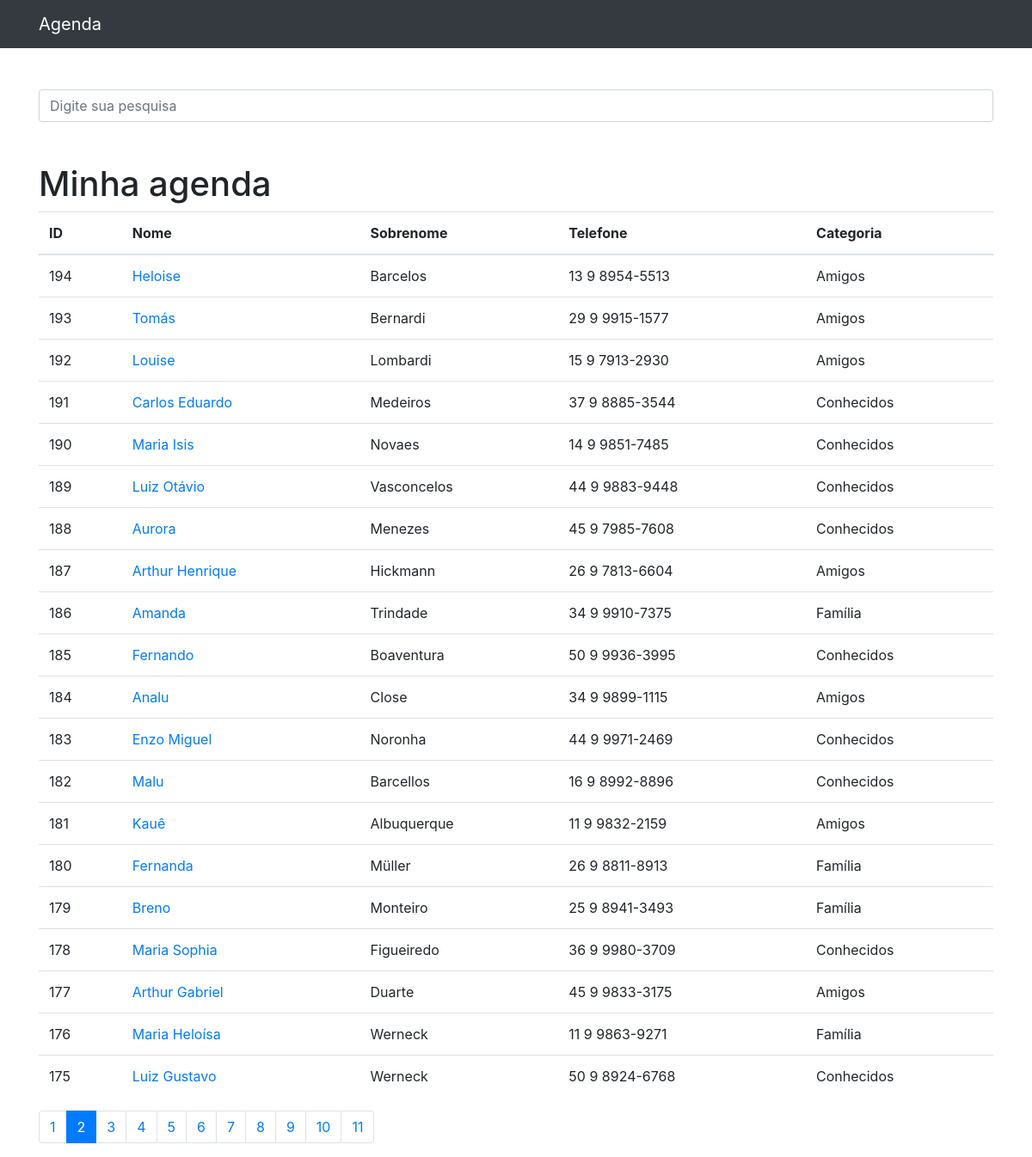
Screenshot of /?p=2&termo= with the database file from the repository.
### contatos/models.py (models this page shows, shortened)
class Contato(models.Model):
    nome = models.CharField(max_length=150)
    sobrenome = models.CharField(max_length=255, blank=True)
    telefone = models.CharField(max_length=255)
    email = models.CharField(max_length=255, blank=True)
    data_criacao = models.DateTimeField(default=timezone.now)
    descricao = models.TextField(blank=True)
    categoria = models.ForeignKey(Categoria, on_delete=models.DO_NOTHING)
    mostrar = models.BooleanField(default=True)
    foto = models.ImageField(blank=True, upload_to='fotos/%Y/%m/')

class Categoria(models.Model):
    nome = models.CharField(max_length=255)
    def __str__(self):
        return self.nome

### contatos/views.py (the view)
# urls.py: path('', views.index, name='index'),
def index(request):
    contatos = Contato.objects.order_by('-id').filter(
        mostrar=True
    )
    paginator = Paginator(contatos, 20)
    page = request.GET.get('p')
    contatos = paginator.get_page(page)
    return render(request, 'contatos/index.html', {
        'contatos': contatos
    })

### contatos/templates/contatos/index.html
{% extends 'base.html' %}
{%block conteudo%}
    <h1 class="mt-5">Minha agenda</h1>
    <table class="table">
      <thead>
        <tr>
          <th>ID</th>
          <th>Nome</th>
          <th>Sobrenome</th>
          <th>Telefone</th>
          <th>Categoria</th>
        </tr>
      </thead>
      <tbody>
        {% for contato in contatos %}
          <tr>
            <td>{{ contato.id }}</td>
            <td>
              <a href="{% url 'ver_contato' contato.id %}">{{ contato.nome }}</a>
            </td>
            <td>{{ contato.sobrenome }}</td>
            <td>{{ contato.telefone }}</td>
            <td>{{ contato.categoria }}</td>
          </tr>
        {% endfor %}
      </tbody>
    </table>
<nav aria-label="Page navigation example">
  <ul class="pagination">
    {% for pagina in contatos.paginator.page_range %}
      {% if contatos.number == pagina %}
        <li class="page-item active">
          <a class="page-link" href="?p={{ pagina }}&termo={{ request.GET.termo }}">{{pagina}}</a>
        </li>
      {% else %}
        <li class="page-item">
          <a class="page-link" href="?p={{ pagina }}&termo={{ request.GET.termo }}">{{pagina}}</a>
        </li>
      {% endif %}
    {% endfor %}
  </ul>
</nav>
{%endblock%}

### rows the page displays
Contato: id "194", nome "Heloise", sobrenome "Barcelos", telefone "13 9 8954-5513", categoria "Amigos"
Contato: id "193", nome "Tomás", sobrenome "Bernardi", telefone "29 9 9915-1577", categoria "Amigos"
Contato: id "192", nome "Louise", sobrenome "Lombardi", telefone "15 9 7913-2930", categoria "Amigos"
Contato: id "191", nome "Carlos Eduardo", sobrenome "Medeiros", telefone "37 9 8885-3544", categoria "Conhecidos"
Contato: id "190", nome "Maria Isis", sobrenome "Novaes", telefone "14 9 9851-7485", categoria "Conhecidos"
Contato: id "189", nome "Luiz Otávio", sobrenome "Vasconcelos", telefone "44 9 9883-9448", categoria "Conhecidos"
Contato: id "188", nome "Aurora", sobrenome "Menezes", telefone "45 9 7985-7608", categoria "Conhecidos"
Contato: id "187", nome "Arthur Henrique", sobrenome "Hickmann", telefone "26 9 7813-6604", categoria "Amigos"
Contato: id "186", nome "Amanda", sobrenome "Trindade", telefone "34 9 9910-7375", categoria "Família"
Contato: id "185", nome "Fernando", sobrenome "Boaventura", telefone "50 9 9936-3995", categoria "Conhecidos"
Contato: id "184", nome "Analu", sobrenome "Close", telefone "34 9 9899-1115", categoria "Amigos"
Contato: id "183", nome "Enzo Miguel", sobrenome "Noronha", telefone "44 9 9971-2469", categoria "Conhecidos"
Contato: id "182", nome "Malu", sobrenome "Barcellos", telefone "16 9 8992-8896", categoria "Conhecidos"
Contato: id "181", nome "Kauê", sobrenome "Albuquerque", telefone "11 9 9832-2159", categoria "Amigos"
Contato: id "180", nome "Fernanda", sobrenome "Müller", telefone "26 9 8811-8913", categoria "Família"
Contato: id "179", nome "Breno", sobrenome "Monteiro", telefone "25 9 8941-3493", categoria "Família"
Contato: id "178", nome "Maria Sophia", sobrenome "Figueiredo", telefone "36 9 9980-3709", categoria "Conhecidos"
Contato: id "177", nome "Arthur Gabriel", sobrenome "Duarte", telefone "45 9 9833-3175", categoria "Amigos"
Contato: id "176", nome "Maria Heloísa", sobrenome "Werneck", telefone "11 9 9863-9271", categoria "Família"
Contato: id "175", nome "Luiz Gustavo", sobrenome "Werneck", telefone "50 9 8924-6768", categoria "Conhecidos"

### other values shown
{{ pagina }} "1" "3" "4" "5" "6" "7" "8" "9" "10" "11"
{{ pagina }} "2"
